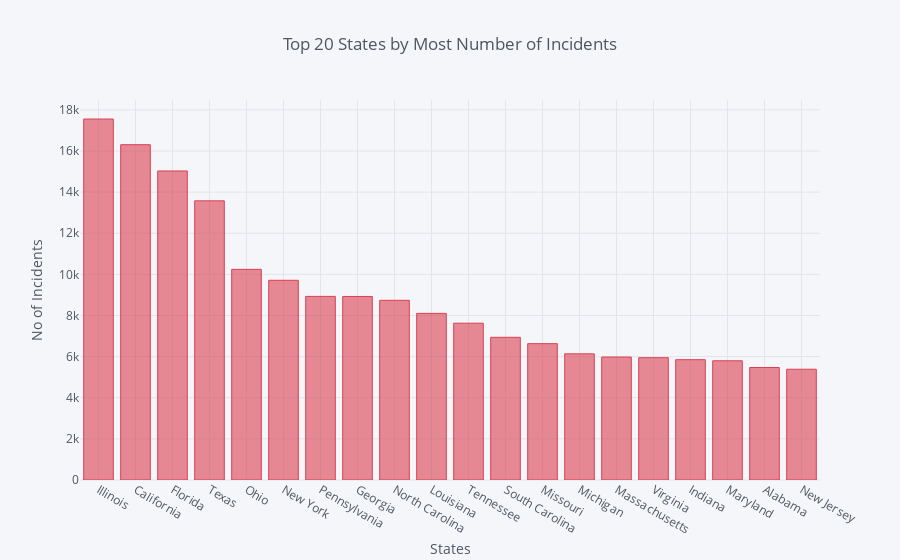

Notebook cell for this chart:
### Markdown cell above
**Top 20 States with most number of incidents**  
Here we find out the states that have the most number of incidents by incident id

### Code cell
configure_plotly_browser_state()
state_bar = gun['state'].value_counts().head(20)
state_bar.iplot(kind='bar',colors='red',title='Top 20 States by Most Number of Incidents',xTitle='States',yTitle='No of Incidents')

### Figure 1 — Plotly figure (JSON) as saved in the notebook; plotly's stock layout.template omitted (floating-point values rounded to 4 significant figures)
{"data": [{"name": "state", "uid": "b6861724-c924-11e8-be28-0242ac1c0002", "text": "", "y": [17556, 16306, 15029, 13577, 10244, 9712, 8929, 8925, 8739, 8103, 7626, 6939, 6631, 6136, 5981, 5949, 5852, 5798, 5471, 5387], "marker": {"color": "rgba(219, 64, 82, 0.6)", "line": {"color": "rgba(219, 64, 82, 1.0)", "width": 1}}, "x": ["Illinois", "California", "Florida", "Texas", "Ohio", "New York", "Pennsylvania", "Georgia", "North Carolina", "Louisiana", "Tennessee", "South Carolina", "Missouri", "Michigan", "Massachusetts", "Virginia", "Indiana", "Maryland", "Alabama", "New Jersey"], "type": "bar", "orientation": "v"}], "layout": {"title": "Top 20 States by Most Number of Incidents", "paper_bgcolor": "#F5F6F9", "plot_bgcolor": "#F5F6F9", "yaxis": {"tickfont": {"color": "#4D5663"}, "title": "No of Incidents", "showgrid": true, "zerolinecolor": "#E1E5ED", "titlefont": {"color": "#4D5663"}, "gridcolor": "#E1E5ED"}, "titlefont": {"color": "#4D5663"}, "xaxis": {"tickfont": {"color": "#4D5663"}, "title": "States", "showgrid": true, "zerolinecolor": "#E1E5ED", "titlefont": {"color": "#4D5663"}, "gridcolor": "#E1E5ED"}, "legend": {"bgcolor": "#F5F6F9", "font": {"color": "#4D5663"}}}}
